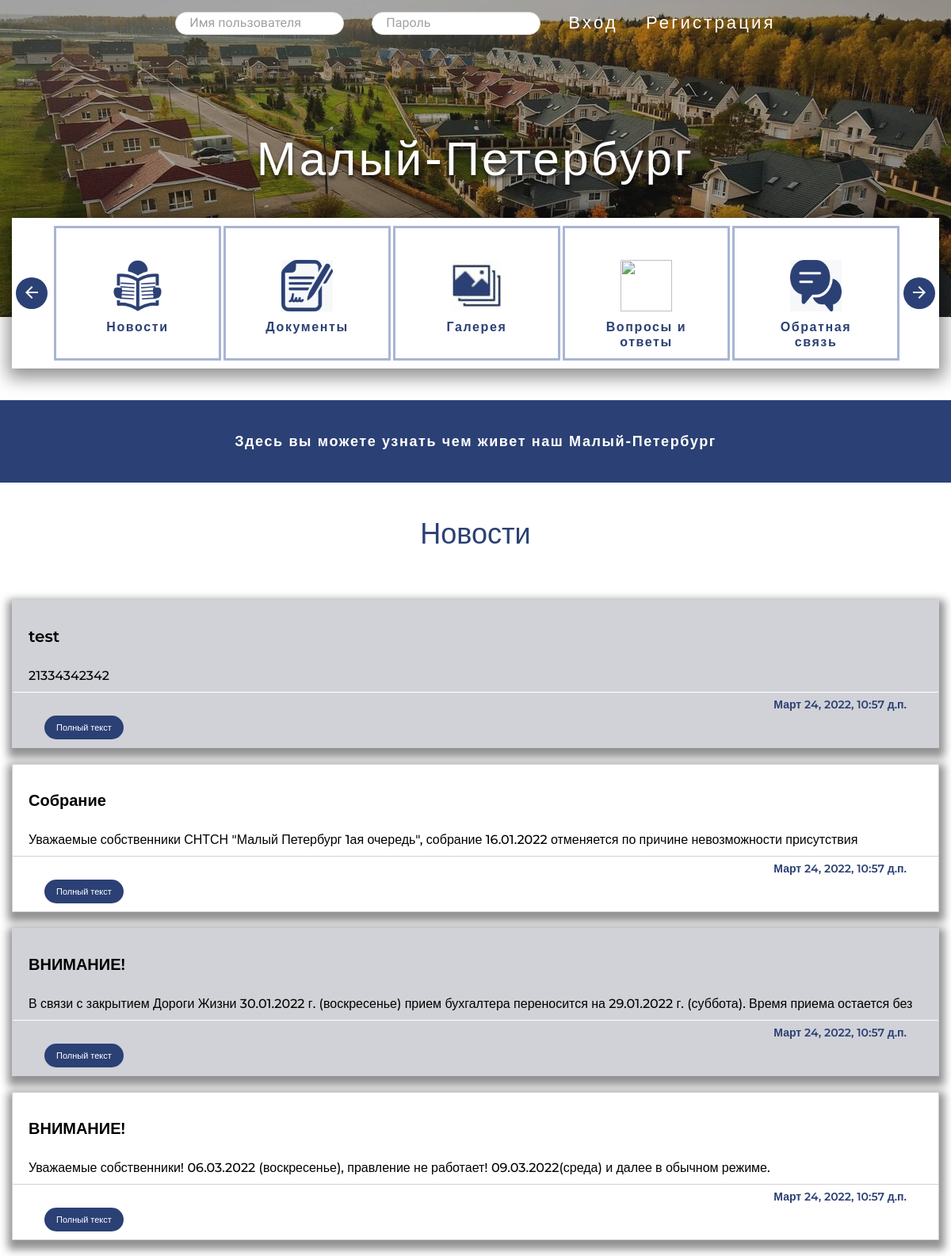
The page / on the database its author committed.
### main_app/models.py (models this page shows, shortened)
class News(models.Model):
    title = models.CharField(max_length=60, verbose_name='Заголовок')
    text = models.CharField(max_length=3000, verbose_name='Текст новости')
    date = models.DateTimeField(auto_now=True, verbose_name='Дата создания')
    class Meta:
        verbose_name = 'Новость'
        verbose_name_plural = 'Новости'
        ordering = ['-id']

### main_app/views.py (the view)
# urls.py: path('', views.NewsView.as_view(), name='main'),
class NewsView(View):
    def get(self, request):
        news = News.objects.all()
        text = 'Здесь вы можете узнать чем живет наш Малый-Петербург'
        location = 'Новости'
        return render(request, 'pages/news.html', {'news': news,
                                                   'text': text,
                                                   'location': location,
                                                   'LoginForm': LoginForm})

### main_app/templates/pages/news.html
{% extends 'base/base.html' %}
{% block news %}
{% include 'components/news.html' %}
{% endblock %}

### main_app/templates/components/news.html
{% block news %}
<section class="news">
    <div class="container">
        <div class="news__inner">
            <h2 class="news__title">Новости</h2>
            {% for i in news %}
            <div class="news__item">
                <div class="news__wrapper">
                    <h3 class="news__item-title">{{i.title}}</h3>
                    <p class="news__item-text">{{i.text}}</p>
                </div>
                <p class="news__item-date">{{i.date}}</p>
                <button class="news-button">Полный текст</button>
            </div>
            {% endfor %}
        </div>
    </div>
</section>
{% endblock %}

### static/css/style.css (style rules this page uses)
html { box-sizing: border-box; }
*,*::after,*::before { box-sizing: inherit; }
body { font-family: 'Roboto Condensed', sans-serif; font-weight:400; font-size: 18px; line-height:24px; color:black; }
.container { max-width: 1230px; padding: 0 15px; margin: 0 auto; }
.menu__list-item--input-style { border: 1px solid #DFDFDF; padding: 6px 17px; border-radius:20px; margin-bottom:20px; }
.menu__list-item--input-style::placeholder { color: #A1A1A1; font-family: 'Roboto Condensed', sans-serif; font-weight:400; font-size:16px; line-height:27px; }
.news__inner { display: -ms-grid; display: grid; -ms-grid-columns: 1fr; grid-template-columns: 1fr; -ms-grid-rows: minmax(10px, auto); grid-template-rows: minmax(10px, auto); padding-bottom: 20px; gap: 20px 0px; grid-template-areas: "." "." "."; }
.news__title { margin: 0 auto; color: #2B4074; text-align: center; font-size: 36px; padding: 40px 0 40px 0; line-height: 48px; font-weight: 500; font-family: 'Montserrat', sans-serif; cursor: default; }
.news__wrapper { padding-left:20px; padding-right:30px; padding-bottom: 15px; height: 100px; overflow: hidden; position: relative; }
.news__item { padding-top: 15px; border: 1px solid #d0d2d7; background: #fff; box-shadow: 1px 6px 10px 6px rgb(0 0 0 / 43%); }
.news__item:nth-child(even) { background: #d0d2d7; }
.news__item-title { font-size: 20px; line-height: 30px; font-weight: 600; font-family: 'Montserrat', sans-serif; color: black; padding-top: 15px; padding-bottom:20px ; }
.news__item-text { font-size: 16px; line-height: 30px; font-weight: 500; font-family: 'Montserrat', sans-serif; color: black; padding-bottom:15px ; }
.news__item-date { border-top:1px solid #d0d2d7 ; text-align: right; padding-right:40px; font-size: 14px; line-height: 30px; font-weight: 600; font-family: 'Montserrat', sans-serif; color: #2B4074; }
.news__item:nth-child(even) .news__item-date { border-top: 1px solid white; }
.news-button { padding: 0 15px; font-size: 11px; margin-top: -20px; margin-left: 40px; margin-bottom: 10px; text-align: center; color: #fff; background-color: #2B4074; border-radius: 60px; cursor: pointer; border: none; line-height: 30px; font-weight: 500; font-family: 'Montserrat', sans-serif; -webkit-transform: scale(1); transform: scale(1); -webkit-transition: all 0.2s ease-in-out; transition: all 0.2s ease-in-out; }

### rows shown on the page
News: title "test", text "21334342342", date "Март 24, 2022, 10:57 д.п."
News: title "Собрание", text "Уважаемые собственники СНТСН \"Малый Петербург 1ая очередь\", собрание 16.01.2022 отменяется по причине невозможности присутствия…", date "Март 24, 2022, 10:57 д.п."
News: title "ВНИМАНИЕ!", text "В связи с закрытием Дороги Жизни 30.01.2022 г. (воскресенье) прием бухгалтера переносится на 29.01.2022 г. (суббота). Время приема остается без…", date "Март 24, 2022, 10:57 д.п."
News: title "ВНИМАНИЕ!", text "Уважаемые собственники! 06.03.2022 (воскресенье), правление не работает! 09.03.2022(среда) и далее в обычном режиме.", date "Март 24, 2022, 10:57 д.п."

### other values the page prints
{{ text }} "Здесь вы можете узнать чем живет наш Малый-Петербург"
